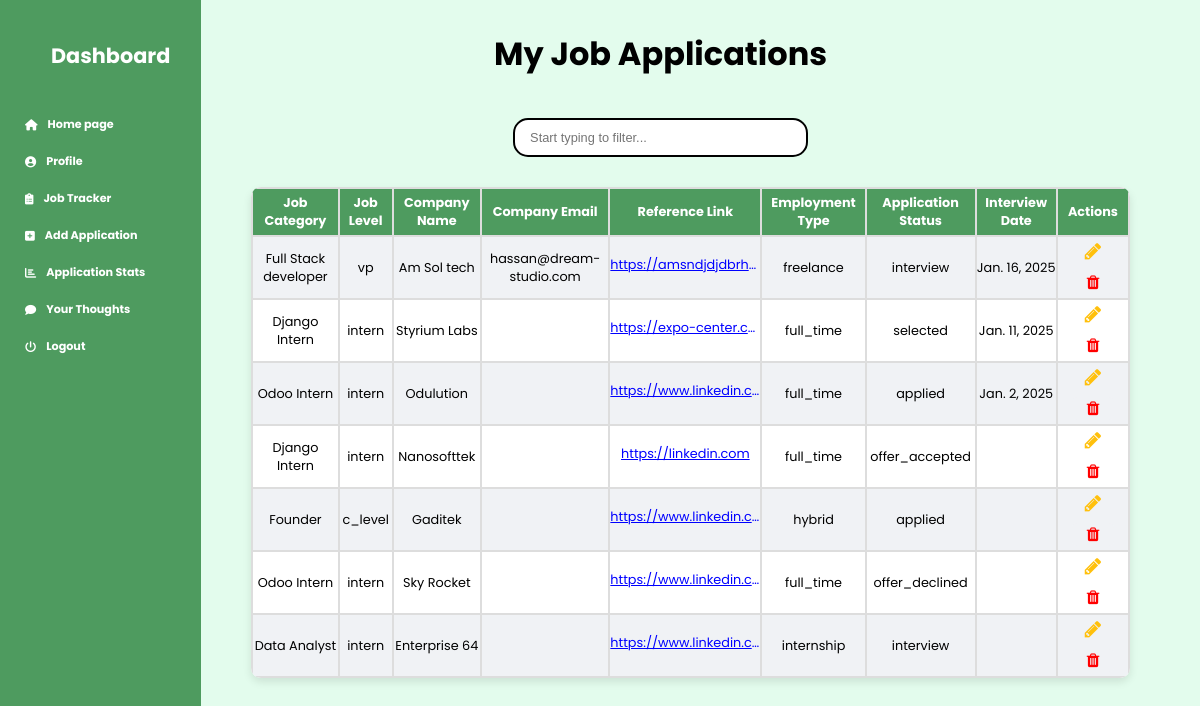
Screenshot of /jobs/ (signed in) with the database file from the repository.
### tracker/models.py (models this page shows, shortened)
class Add_Job(models.Model):
    JOB_LEVEL_CHOICES = [
        ('intern', 'Intern'),
        ('junior', 'Junior'),
        ('mid', 'Mid-Level'),
        ('senior', 'Senior'),
        ('lead', 'Lead'),
        ('manager', 'Manager'),
        ('director', 'Director'),
        ('vp', 'Vice President'),
        ('c_level', 'C-Level'),
    ]
    EMPLOYMENT_TYPE_CHOICES = [
        ('full_time', 'Full-Time'),
        ('part_time', 'Part-Time'),
        ('contract', 'Contract'),
        ('temporary', 'Temporary'),
        ('internship', 'Internship'),
        ('freelance', 'Freelance'),
        ('remote', 'Remote'),
        ('hybrid', 'Hybrid'),
        ('apprenticeship', 'Apprenticeship'),
    ]
    APPLICATION_STATUS_CHOICES = [
        ('pending', 'Pending'),
        ('applied', 'Applied'),
        ('interview', 'Interview Scheduled'),
        ('selected', 'Selected'),
        ('rejected', 'Rejected'),
        ('offer_accepted', 'Offer Accepted'),
        ('offer_declined', 'Offer Declined'),
    ]
    user = models.ForeignKey(User, on_delete=models.CASCADE)
    job_category = models.CharField(max_length=100)
    job_level = models.CharField(max_length=100, choices=JOB_LEVEL_CHOICES)
    company_name = models.CharField(max_length=100)
    company_email = models.EmailField(max_length=150, null=True, blank=True)  # Company Email New Fielded Added
    reference_link = models.URLField(max_length=200)
    employment_type = models.CharField(max_length=100, choices=EMPLOYMENT_TYPE_CHOICES)
    application_status = models.CharField(max_length=20, choices=APPLICATION_STATUS_CHOICES, default='pending')  # Default status is pending
    interview_date = models.DateField(null=True, blank=True)  # Allows null values if no date is set

### tracker/views.py (the view)
# urls.py: path('jobs/', job_list, name='job_list'),
@login_required
def job_list(request):
    jobs = Add_Job.objects.filter(user=request.user).order_by("-interview_date")
    job_category = request.GET.get('job_category')
    if job_category:
        jobs = jobs.filter(job_category__icontains=job_category)  # Use 'icontains' for partial match
    all_emails_empty = not any(job.company_email for job in jobs)
    all_dates_empty = not any(job.interview_date for job in jobs)
    context = {
        'jobs': jobs,
        'all_emails_empty': all_emails_empty,  # Pass the flag to the template
        'all_dates_empty': all_dates_empty,
    }
    return render(request, 'job_list.html', context)

### templates/job_list.html (shortened to what this page needs)
{% extends 'base.html' %}
{% block content %}
{% load static %}
<h1  style="text-decoration: none;">My Job Applications</h1>
<div class="search-container">
    <form method="GET" action="/jobs/">
        <input name="job_category" id="search" type="search" placeholder="Start typing to filter..." autocomplete="off">
    </form>
</div>
        <table id="jobTable" style="margin-top: 0px !important; border-radius: 10px; margin-left: 30px;">
            {% if jobs|length == 0 %}
            <!-- <div class="cta-container">
                <a href="{% url 'job_create' %}" class="cta-button">Add Application</a>
            </div>
            <div class="no-jobs-message">
                <p>No application is added.</p>
            </div> -->
            <div class="cta-container">
                <a href="{% url 'job_create' %}" class="cta-button">Add Application</a>
                <div class="no-jobs-message">
                    <p>No application is added.</p>
                </div>
            </div>
            {% else %}
            <tr>
                <th>Job Category</th>
                <th>Job Level</th>
                <th>Company Name</th>
                {% if not all_emails_empty %}
                    <th>Company Email</th>
                {% endif %}
                <th>Reference Link</th>
                <th>Employment Type</th>
                <th>Application Status</th>
                {% if not all_dates_empty %}
                    <th>Interview Date</th>
                {% endif %}
                <th>Actions</th>
            </tr>
            {% for job in jobs %}
            <tr>
                <td>{{ job.job_category }}</td>
                <td>{{ job.job_level }}</td>
                <td>{{ job.company_name }}</td>
                {% if not all_emails_empty %}
                    <td>
                        {% if job.company_email %}
                            {{ job.company_email }}
                        {% endif %}
                    </td>
                {% endif %}
                <td><a href="{{ job.reference_link }}" style="width: 150px !important; color: blue">{{ job.reference_link }}</a></td>
                <td>{{ job.employment_type }}</td>
                <td>{{ job.application_status }}</td>
                {% if not all_dates_empty %}
                <td>
                    {% if job.interview_date %}
                        {{ job.interview_date }}
                        {% endif %}
                    </td>
                {% endif %}
                    <td>
                    <a href="{% url 'job_create_or_update' job_id=job.id %}" title="Edit" class="btn" style="display: inline; font-size: 1.2rem !important; color:#ffc00c ; width: 20px !important; padding: 0px !important;">
                        <i class="fa fa-pencil"></i>
                    </a>
                    <a href="{% url 'job_delete_confirmation' job.id %}" class="btn btn-delete" style="background-color: red;">
                        <i class="fa fa-trash" style="padding: 8px 15px; color: red;"></i>
                    </a>
                </td>
            </tr>
            {% endfor %}
            {% endif %}
        </table>
        </div>
    {% endblock %}

### templates/base.html (style rules this page uses)
body { margin: 0; background-color: #e3fced; font-family: 'Poppins', sans-serif; }
h1 { text-align: center; color: #000000; margin-top: 0px; margin: 10px 10px 40px; text-decoration: none; }
.btn { border: none; border-radius: 5px; font-size: 0.8rem !important; cursor: pointer; display: inline; margin: 10px; }
table { margin-right: 10px; width: 100%; border-collapse: collapse; border-radius: 25px; overflow: hidden; box-shadow: 0 4px 8px rgba(0, 0, 0, 0.1); background-color: white; }
th, td { padding: 5px; text-align: center; border: 2px solid #ddd; font-size: 0.8rem; }
th { color: white; }
tr:nth-child(even) , td .btn-delete { background-color: #f0f2f5 !important; }
tr:nth-child(odd) td .btn-delete { background-color: #ffffff !important; }
td a { display: inline-block; word-wrap: break-word; white-space: nowrap; overflow: hidden; text-overflow: ellipsis; color: #ffcc00; }
.btn { border: none; border-radius: 5px; font-size: 1rem !important; cursor: pointer; display: inline; margin: 10px; }
th, td { padding: 10px; text-align: center; border: 2px solid #ddd; }
td { padding: 0px !important; }
th { padding: 5px !important; background-color: #4e9b5f; color: white; }
td a { display: inline-block; word-wrap: break-word; white-space: nowrap; overflow: hidden; text-overflow: ellipsis; color: #00a6ed; }
td { padding: 0; margin: 0; height: auto; max-height: 10px !important; }
.search-container { position: relative; display: inline-block; text-align: center; width: 100%; }
form { display: flex; justify-content: center; align-items: center; }
input[type="search"] { width: 80%; max-width: 200px; padding: 10px 45px 10px 15px; font-size: 0.8em; border: 2px solid ; border-radius: 15px; transition: border-color 0.3s ease; outline: none; min-width: 295px; margin-left: 0px; margin-right: 0px; }
.search-container { margin-bottom: 20px; }
@media (min-width: 768px) { .search-container { margin-bottom: 30px; } }

### rows the page displays
Add_Job: job_category "Full Stack developer", job_level "vp", company_name "Am Sol tech", company_email "hassan@dream-studio.com", reference_link "https://amsndjdjdbrh…", employment_type "freelance", application_status "interview", interview_date "Jan. 16, 2025"
Add_Job: job_category "Django Intern", job_level "intern", company_name "Styrium Labs", reference_link "https://expo-center.c…", employment_type "full_time", application_status "selected", interview_date "Jan. 11, 2025"
Add_Job: job_category "Odoo Intern", job_level "intern", company_name "Odulution", reference_link "https://www.linkedin.c…", employment_type "full_time", application_status "applied", interview_date "Jan. 2, 2025"
Add_Job: job_category "Django Intern", job_level "intern", company_name "Nanosofttek", reference_link "https://linkedin.com", employment_type "full_time", application_status "offer_accepted"
Add_Job: job_category "Founder", job_level "c_level", company_name "Gaditek", reference_link "https://www.linkedin.c…", employment_type "hybrid", application_status "applied"
Add_Job: job_category "Odoo Intern", job_level "intern", company_name "Sky Rocket", reference_link "https://www.linkedin.c…", employment_type "full_time", application_status "offer_declined"
Add_Job: job_category "Data Analyst", job_level "intern", company_name "Enterprise 64", reference_link "https://www.linkedin.c…", employment_type "internship", application_status "interview"
